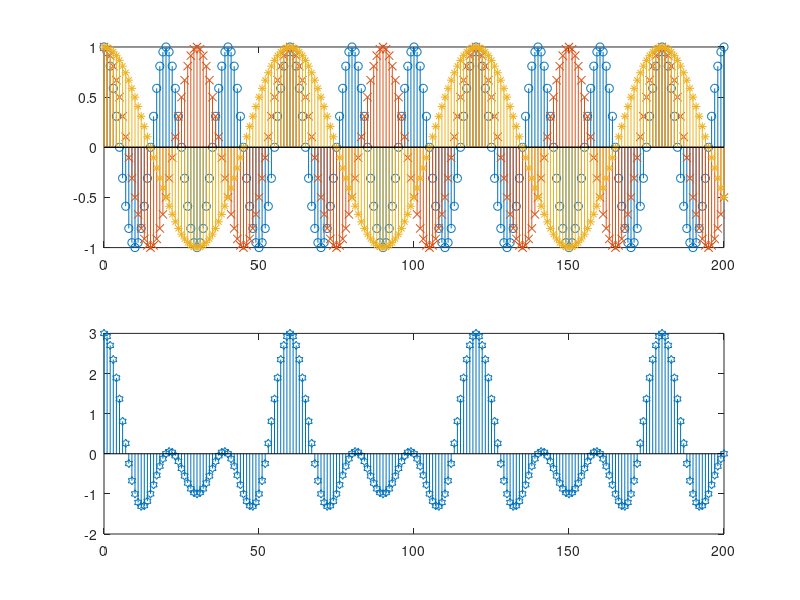

This chart was generated by the following MATLAB code:
n = 0: 200;
z1 = exp((1/20)*2*pi*1i*n);         % fundemental frequency of 20
z2 = exp((1/30)*2*pi*1i*n);         % fundemental frequency of 30
z3 = exp((1/60)*2*pi*1i*n);         % fundemental frequency of 60
subplot(2, 1, 1);  
stem(n, real(z1), 'o');
hold on
stem(n, real(z2), 'x');
stem(n, real(z3), '*');
hold off
subplot(2, 1, 2);
stem(n, real(z1 + z2 + z3), 'h');   % fundemental frequency of N

% N should be gcd(20, 30, 60), or the first place where z1, z2, z3 intersects